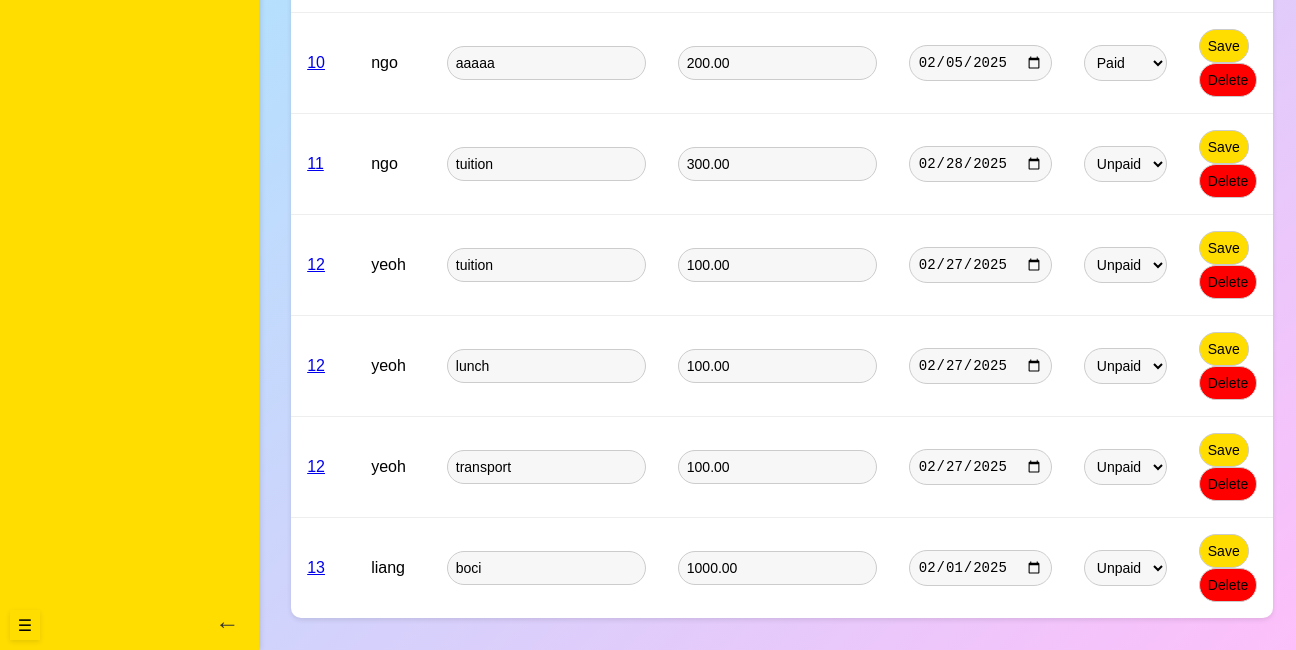
The page /admin/viewBilling (signed in, lower part) on the database as committed earlier.
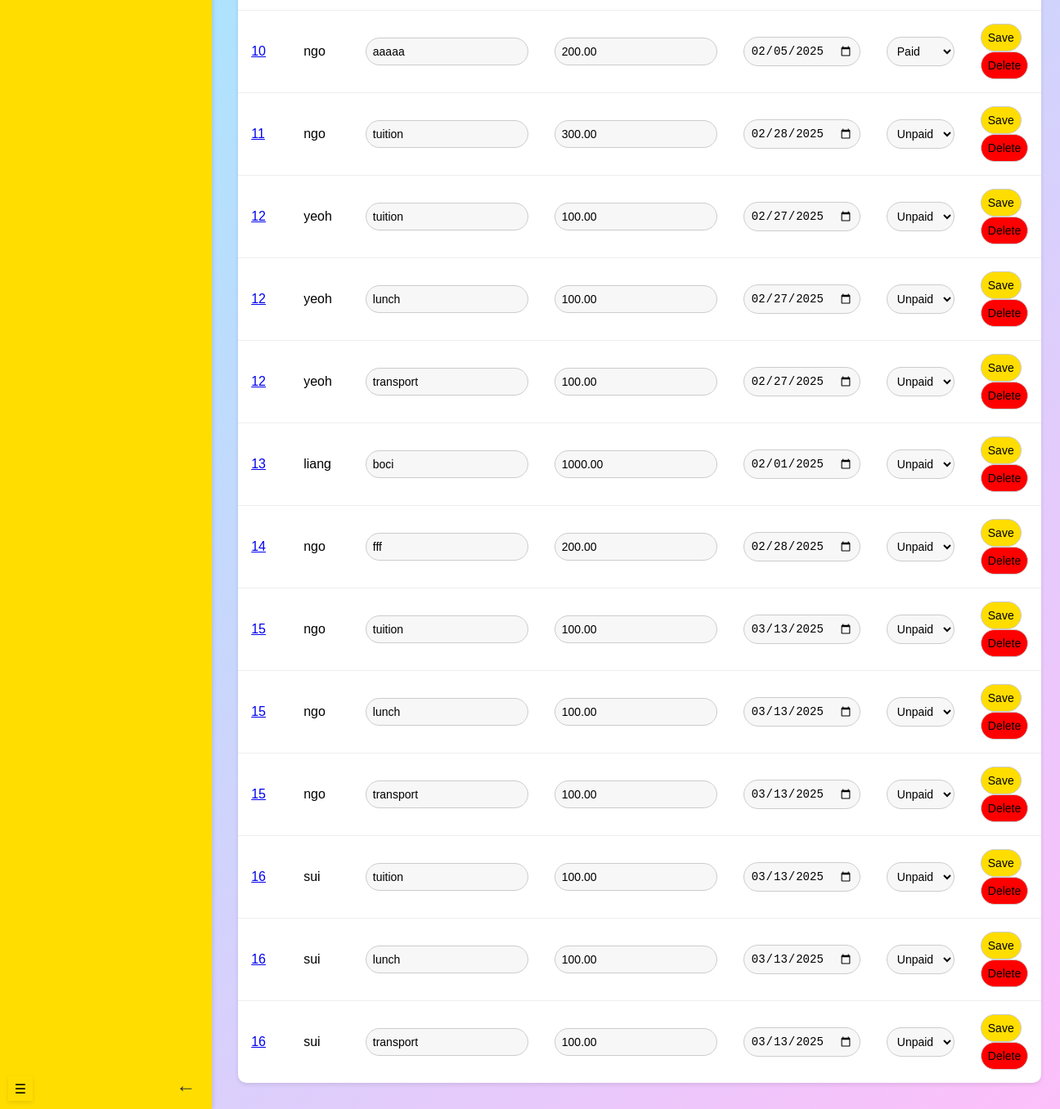
The same page on the database as committed later.
### models.py (models this page shows, shortened)
class Fee(db.Model):
    __tablename__ = 'fees'
    id = db.Column(db.Integer, primary_key=True, autoincrement=True)
    student_id = db.Column(db.Integer, db.ForeignKey('students.id'), nullable=False)
    create_date = db.Column(db.Date, default=func.current_date())
    due_date = db.Column(db.Date, nullable=False)
    amount = db.Column(NUMERIC(10, 2), nullable=False)
    fee_type = db.Column(db.String(100), nullable=False)
    status = db.Column(db.Enum('unpaid', 'paid', name='fee_status'), default='unpaid')
    invoice_id = db.Column(db.Integer, db.ForeignKey('invoices.id'), nullable=True)
    invoice = db.relationship('Invoice', back_populates='fees')

class Invoice(db.Model):
    __tablename__ = 'invoices'
    id = db.Column(db.Integer, primary_key=True, autoincrement=True)
    total_amount = db.Column(NUMERIC(10, 2), nullable=False)
    flag = db.Column(db.Boolean, default=False)  # True if paid before the due date
    penalty_amount = db.Column(NUMERIC(10, 2), default=0.00)  # Penalty fee if late
    discount_amount = db.Column(NUMERIC(10, 2), default=0.00)  # Discount if paid early
    fees = db.relationship('Fee', back_populates='invoice', lazy='joined')

class Student(db.Model):
    __tablename__ = 'students'
    id = db.Column(db.Integer, primary_key=True, autoincrement=True)
    name = db.Column(db.String(255), nullable=False)
    grade = db.Column(db.String(50), nullable=False)
    dob = db.Column(db.Date, nullable=False)
    transport = db.Column(db.Boolean, default=False)
    user_id = db.Column(db.Integer, db.ForeignKey('users.id'), nullable=False)
    fees = db.relationship('Fee', backref='student', cascade='all, delete-orphan')

### routes/admin_routes.py (the view)
@admin_blueprint.route("/viewBilling", methods=["GET"])
@login_required
def viewBilling():
    student_name = request.args.get("student_name")
    grade = request.args.get("grade")
    status = request.args.get("status")
    start_date = request.args.get("start_date")
    end_date = request.args.get("end_date")
    fees, error = view_billing(student_name, grade, status, start_date, end_date)
    if error:
        fees = []
        return jsonify({"error": error}), 400
    return render_template("viewBilling.html", fees=fees)

### app.py (called while the page is built)
@login_manager.user_loader
def load_user(user_id):
    return User.query.get(int(user_id))

### templates/viewBilling.html (shortened to what this page needs)
{% if current_user.role == 'teacher' %}
{% extends "teacherBase.html" %}
{% elif current_user.role == 'admin'%}
{% extends "adminBase.html" %}
{% elif current_user.role == 'accountant' %}
{% extends "accountantBase.html" %}
{% elif current_user.role == 'parent'%}
{% extends "parentBase.html" %}
{% endif %}
{% block header %}
<link rel="stylesheet" href="{{ url_for('static', filename='viewBilling.css') }}">
{% endblock %}
{% block content %}
<section class="content">
    <table id="myTable2">
        <tbody>
            {% if fees %}
            {% for fee in fees %}
            <tr>
                <td>
                    <a href="{{ url_for('accountant.invoice_details', invoice_id=fee.invoice.id) }}">{{ fee.invoice.id }}</a>
                </td>
                <td>
                    <span class="name">{{ fee.student.name }}</span>
                </td>
                <td>
                    <input type="text" class="details" data-id="{{ fee.id }}" value="{{ fee.fee_type }}">
                </td>
                <td>
                    <input type="number" class="amount" data-id="{{ fee.id }}" value="{{ fee.amount }}">
                </td>
                <td>
                    <input type="date" class="dueDate" data-id="{{ fee.id }}" value="{{ fee.due_date }}">
                </td>
                <td>
                    <select class="status" data-id="{{ fee.id }}">
                        <option value="unpaid" {% if fee.status=='unpaid' %}selected{% endif %}>Unpaid</option>
                        <option value="paid" {% if fee.status=='paid' %}selected{% endif %}>Paid</option>
                    </select>
                </td>
                <td class="edit">
                    <button class="update-btn" data-id="{{ fee.id }}">Save</button>
                    <button class="delete-btn" data-id="{{ fee.id }}">Delete</button>
                </td>
            </tr>
            {% endfor %}
            {% else %}
            <tr>
                <td colspan="7">No fee records found.</td>
            </tr>
            {% endif %}
        </tbody>
    </table>
</section>
</div>
{% endblock %}

Rows that differ between the two databases and show on the page:
added Fee: invoice.id "14", student.name "ngo", fee_type "fff", amount "200.00", due_date "02/28/2025", status+id "Unpaid"
added Fee: invoice.id "15", student.name "ngo", fee_type "tuition", amount "100.00", due_date "03/13/2025", status+id "Unpaid"
added Fee: invoice.id "15", student.name "ngo", fee_type "lunch", amount "100.00", due_date "03/13/2025", status+id "Unpaid"
added Fee: invoice.id "15", student.name "ngo", fee_type "transport", amount "100.00", due_date "03/13/2025", status+id "Unpaid"
added Fee: invoice.id "16", student.name "sui", fee_type "tuition", amount "100.00", due_date "03/13/2025", status+id "Unpaid"
added Fee: invoice.id "16", student.name "sui", fee_type "lunch", amount "100.00", due_date "03/13/2025", status+id "Unpaid"
added Fee: invoice.id "16", student.name "sui", fee_type "transport", amount "100.00", due_date "03/13/2025", status+id "Unpaid"
